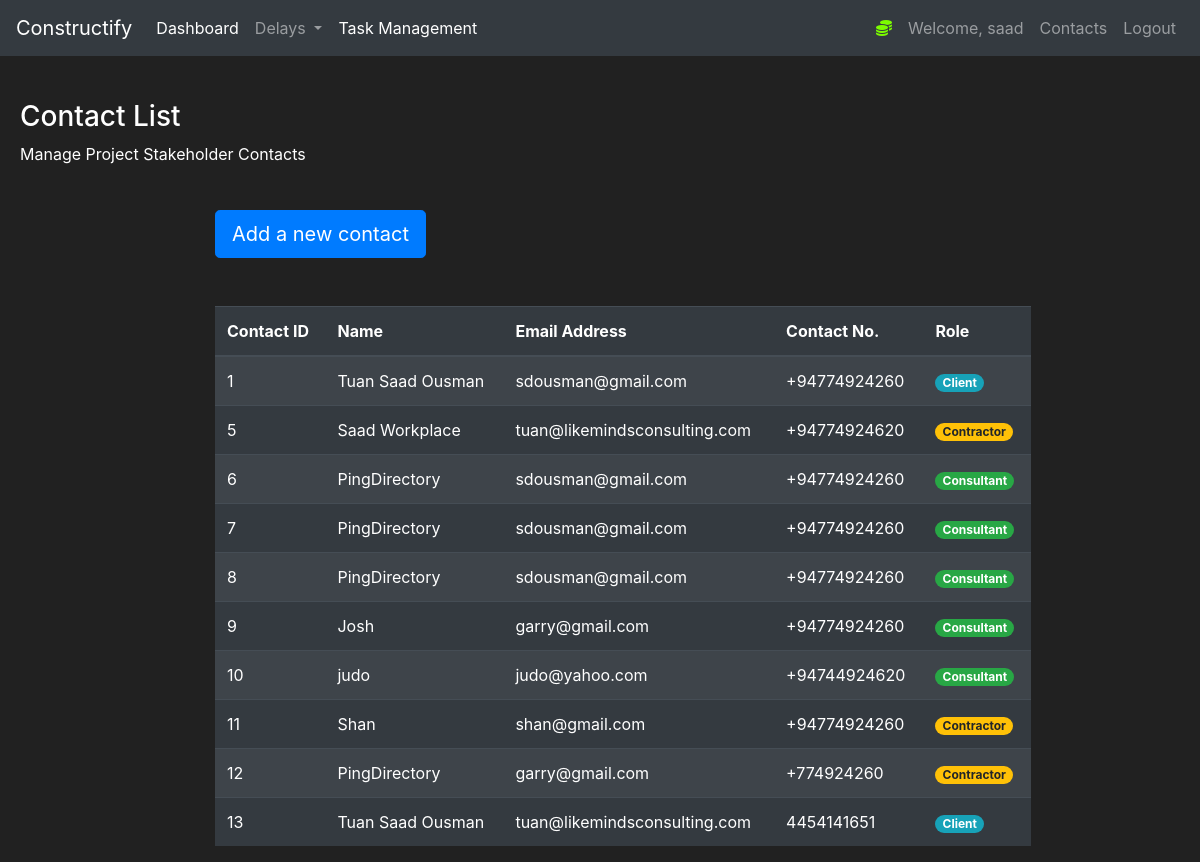
/Contacts (signed in), run on the app's committed database.
### construct/models.py (models this page shows, shortened)
class User(db.Model, UserMixin):
    id = db.Column(db.Integer(), nullable=False, primary_key=True)
    username = db.Column(db.String(length=30), nullable=False, unique=True)
    email_address = db.Column(db.String(length=50),
                              nullable=False, unique=True)
    password_hash = db.Column(db.String(length=50),
                              nullable=False, unique=True)
    @property
    def password(self):
        return self.password

class Contact_list(db.Model):
    id = db.Column(db.Integer(), nullable=False, primary_key=True)
    name = db.Column(db.String(length=30), nullable=False)
    Role = db.Column(db.String(length=30), nullable=False)
    email_address = db.Column(db.String(length=30), nullable=False)
    contact_number = db.Column(db.String(), nullable=False)

### construct/routes.py (the view, shortened to what this page needs)
@app.route("/Contacts", methods=['GET', 'POST'])
@login_required
def Contactspage():
    contactform= ContactForm()
    contacts = Contact_list.query.all()
    if request.method == "GET":
        return render_template('contact_list.html', contacts=contacts, contactform=contactform)

### construct/models.py (called while the page is built)
@login_manager.user_loader
def load_user(user_id):
    return User.query.get(int(user_id))

### construct/templates/contact_list.html (shortened to what this page needs)
{% extends 'base.html' %}
{% block content%}
<div style="margin-top:20px;margin-left:20px">
    <h3>Contact List</h3>
    <p>Manage Project Stakeholder Contacts</p>
</div>
<div class="row" style="margin-top:20px;margin-left:200px">
    <div class="col-10">
        <br>
        <button type="button" class="btn btn-primary btn-lg" data-toggle="modal" data-target="#ContactModal"
            data-whatever="@mdo">Add a new contact</button>
        <br><br><br>
        <table class="table table-striped table-dark">
            <thead>
                <tr>
                    <th scope="col">Contact ID</th>
                    <th scope="col">Name</th>
                    <th scope="col">Email Address</th>
                    <th scope="col">Contact No.</th>
                    <th scope="col">Role</th>
                </tr>
            </thead>
            <tbody>
                {% for contact in contacts %}
                <tr>
                    <td>{{contact.id}}</td>
                    <td>{{contact.name}}</td>
                    <td>{{contact.email_address}}</td>
                    <td>{{contact.contact_number}}</td>
                    {% if 'Client' in contact.Role %}
                    <td><span class="badge badge-pill badge-info">{{contact.Role}}</span></td>
                    {% endif %}
                    {% if 'Consultant' in contact.Role %}
                    <td><span class="badge badge-pill badge-success">{{contact.Role}}</span></td>
                    {% endif %}
                    {% if 'Contractor' in contact.Role %}
                    <td><span class="badge badge-pill badge-warning">{{contact.Role}}</span></td>
                    {% endif %}
                </tr>
                {% endfor %}
            </tbody>
        </table>
    </div>
</div>
</div>
{% endblock %}

### construct/templates/base.html (shortened to what this page needs)
<!doctype html>
<html lang="en">
<head>
    <link rel="stylesheet" href="https://cdn.jsdelivr.net/npm/bootstrap@4.5.3/dist/css/bootstrap.min.css"
>
</head>
<body>
    <div id="content">
        <nav class="navbar navbar-expand-md navbar-dark bg-dark">
            <a class="navbar-brand" href="#">Constructify</a>
            <div class="collapse navbar-collapse" id="navbarNav">
                <ul class="navbar-nav mr-auto">
                    <li class="nav-item active">
                        <a class="nav-link" href="{{url_for('homepage')}}">Dashboard </a>
                    </li>
                    <li class="nav-item dropdown">
                        <a class="nav-link dropdown-toggle" href="{{url_for('delaypage')}}" id="navbarDropdown"
                            role="button" data-toggle="dropdown" aria-haspopup="true" aria-expanded="false">
                            Delays
                        </a>
                    </li>
                    <li class="nav-item active">
                        <a class="nav-link" href="{{url_for('Taskpage')}}">Task Management </a>
                    </li>
                </ul>
                {% if current_user.is_authenticated %}
                <ul class="navbar-nav">
                    <li class="nav-item">
                    <li class="nav-item">
                        <a class="nav-link" style="color: lawngreen; font-weight:bold">
                            <i class="fas fa-coins"></i>
                        </a>
                    </li>
                    <a class="nav-link">Welcome, {{ current_user.username }}</a>
                    </li>
                    <li class="nav-item">
                        <a class="nav-link" href="{{url_for('Contactspage')}}">Contacts</a>
                    </li>
                    <li class="nav-item">
                        <a class="nav-link" href="{{url_for('logout_page')}}">Logout</a>
                    </li>
                    {% endif %}
            </div>
        </nav>
        <br>
        {% block content%}
        {% endblock %}
</body>
</html>

### construct/templates/base.html (style rules this page uses)
body { background-color: #212121; color: white }

### data on the page
User: username "saad"
Contact_list: id "1", name "Tuan Saad Ousman", email_address "sdousman@gmail.com", contact_number "+94774924260", Role "Client"
Contact_list: id "5", name "Saad Workplace", email_address "tuan@likemindsconsulting.com", contact_number "+94774924620", Role "Contractor"
Contact_list: id "6", name "PingDirectory", email_address "sdousman@gmail.com", contact_number "+94774924260", Role "Consultant"
Contact_list: id "7", name "PingDirectory", email_address "sdousman@gmail.com", contact_number "+94774924260", Role "Consultant"
Contact_list: id "8", name "PingDirectory", email_address "sdousman@gmail.com", contact_number "+94774924260", Role "Consultant"
Contact_list: id "9", name "Josh", email_address "garry@gmail.com", contact_number "+94774924260", Role "Consultant"
Contact_list: id "10", name "judo", email_address "judo@yahoo.com", contact_number "+94744924620", Role "Consultant"
Contact_list: id "11", name "Shan", email_address "shan@gmail.com", contact_number "+94774924260", Role "Contractor"
Contact_list: id "12", name "PingDirectory", email_address "garry@gmail.com", contact_number "+774924260", Role "Contractor"
Contact_list: id "13", name "Tuan Saad Ousman", email_address "tuan@likemindsconsulting.com", contact_number "4454141651", Role "Client"
